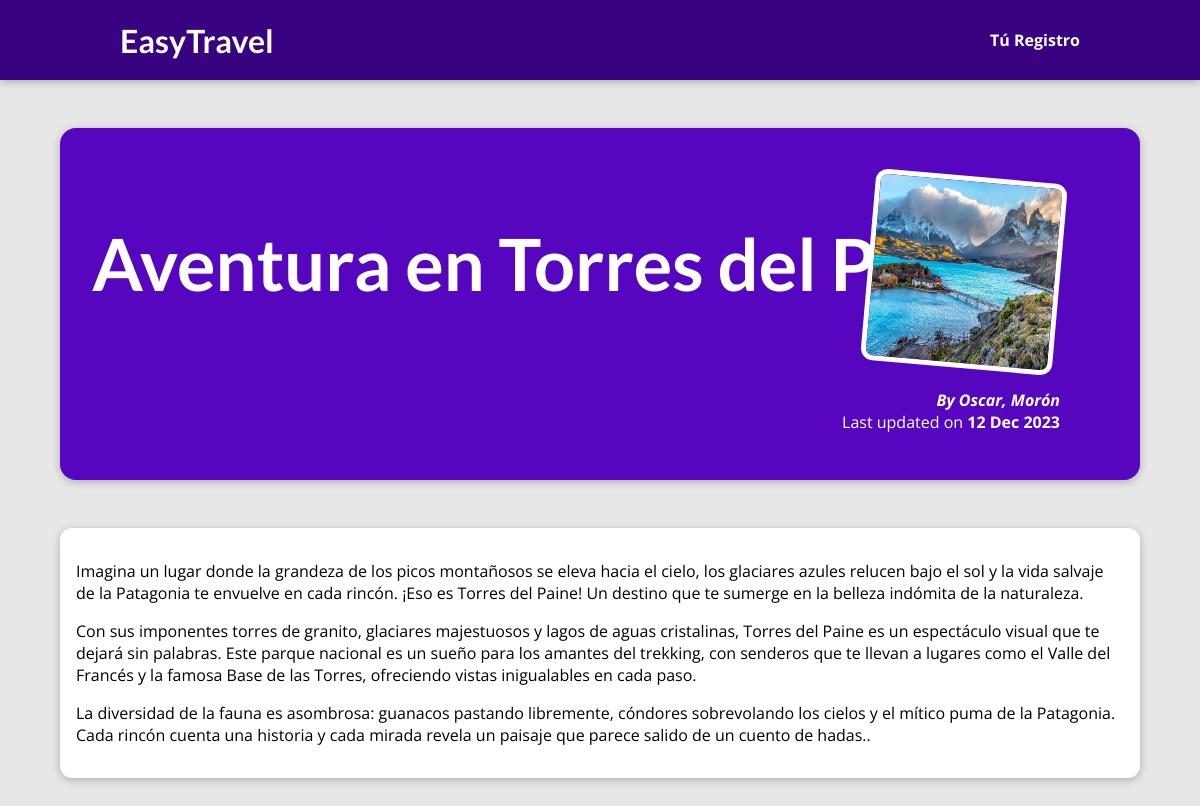
The page /posts/aventura-en-torres-del-paine on the database its author committed.
### blog/models.py (models this page shows)
class Post(models.Model):
    title = models.CharField(max_length=150)
    excerpt = models.CharField(max_length=200)
    image_name = models.CharField(max_length=100)
    date = models.DateField(auto_now=True)
    slug = models.SlugField(unique=True, db_index=True)
    content = models.TextField(validators=[MinLengthValidator(10)])
    author = models.ForeignKey(
        Author, on_delete=models.SET_NULL, null=True, related_name="posts"
    )
    tags = models.ManyToManyField(Tag)

class Author(models.Model):
    first_name = models.CharField(max_length=100)
    last_name = models.CharField(max_length=100)
    email_address = models.EmailField()
    def __str__(self):
        return f"{self.first_name}, {self.last_name}"

### blog/views.py (the view)
# urls.py: path("posts/<slug:slug>", views.post_detail, name="post-detail-page"),
def post_detail(request, slug):
    identified_post = get_object_or_404(Post, slug=slug)
    return render(request, "blog/post-detail.html", {"post": identified_post})

### blog/templates/blog/post-detail.html (shortened to what this page needs)
{% extends "base.html" %}
{% load static %}
{% block css_files %}
    <link rel="stylesheet" href="{% static "blog/post-detail.css" %} "/>
{% endblock  %}
{% block content %}
    <section id="summary">
        <h2>{{post.title}}</h2>
        <article>
            <img src="{% static "blog/images/"|add:post.image_name %}" alt="{{post.title}}"/>
            <address> By {{post.author}}</address>
            <div>
                Last updated on <time>{{post.date|date:"d M Y"}}</time>
            </div>
        </article>
    </section>
    <main>
       {{post.content|linebreaks}}
    </main>
{% endblock  %}

### static/app.css (style rules this page uses)
* { box-sizing: border-box; }
html { font-family: 'Open Sans', 'Lato', sans-serif; }
body { margin: 0; }
h1, h2, h3 { font-family: 'Lato', sans-serif; font-weight: bold; }

### blog/static/blog/post-detail.css (style rules this page uses)
body { background-color: #e7e7e7; }
#summary { margin: 8rem auto 3rem auto; padding: 2rem; width: 90%; max-width: 90rem; border-radius: 16px; background-color: #5706c0; position: relative; box-shadow: 0 2px 8px rgba(0, 0, 0, 0.25); height: 22rem; }
#summary h2 { color: white; font-size: 4.5rem; }
#summary article { position: absolute; top: 2rem; right: 3rem; padding: 1rem 2rem; border-radius: 12px; text-align: right; color: white; }
#summary article img { width: 12rem; height: 12rem; border-radius: 12px; transform: rotateZ(5deg); border: 5px solid white; margin-bottom: 1rem; }
#summary address { font-weight: bold; }
#summary time { font-weight: bold; }
main { width: 90%; max-width: 90rem; margin: 3rem auto; background-color: white; padding: 1rem; border-radius: 12px; box-shadow: 0 2px 8px rgba(0, 0, 0, 0.25); }

### rows shown on the page
Post: title "Aventura en Torres del Paine", image_name (picture), author "Oscar, Morón", date "12 Dec 2023", content "Imagina un lugar donde la grandeza de los picos montañosos se eleva hacia el cielo, los glaciares azules relucen bajo el sol y la vida salvaje de la Patagonia te envuelve en cada rincón. ¡Eso es Torres del Paine! Un destino que te sumerge en la belleza indómita de la naturaleza. Con sus imponentes torres de granito, glaciares majestuosos y lagos de aguas cristalinas, Torres del Paine es un espectáculo visual que te dejará sin palabras. Este parque nacional es un sueño para los amantes del trekking, con senderos que te llevan a lugares como el Valle del Francés y la famosa Base de las Torres, ofreciendo vistas inigualables en cada paso. La diversidad de la fauna es asombrosa: guanacos…"
